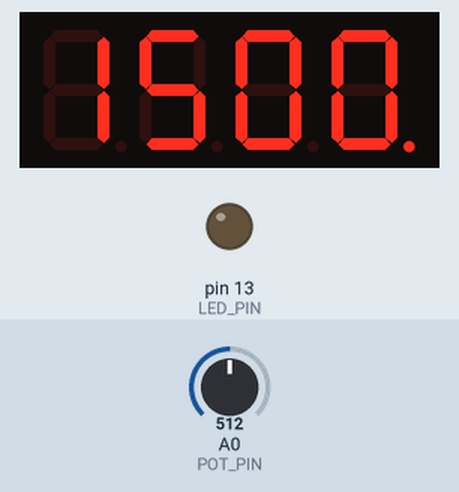
Recording of a sketch running on a simulated Arduino Uno, built with avr-gcc and run on an emulated ATmega328P. Parts: 4-digit seven-segment display, output pins drawn as LEDs (lit = HIGH). Dashed ring = blinking. The inputs (shaded band) are chosen by the test bench; at power-on: A0 (POT_PIN) = 512.

Above: at 1.2 s.
1.3 s: A0 (POT_PIN) set to 101
At 4.23 s:
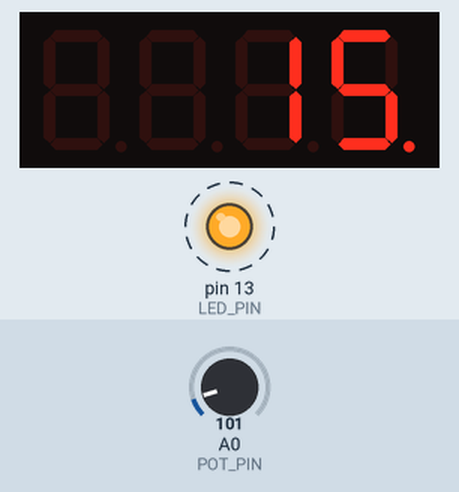
4.3 s: A0 (POT_PIN) set to 85
At 4.55 s:
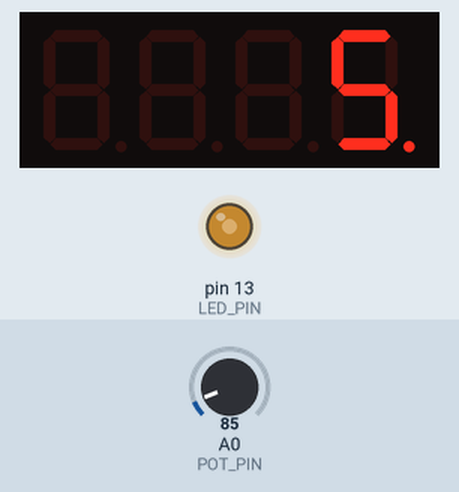
6.1 s: A0 (POT_PIN) set to 306
At 6.69 s:
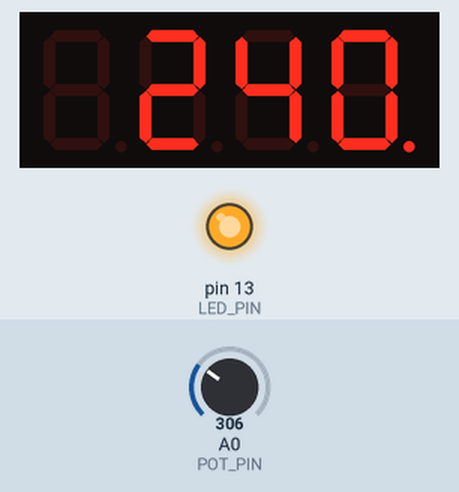
Timing chart, 0 to 15.0 s (numbered marks = the images above; inputs shaded):
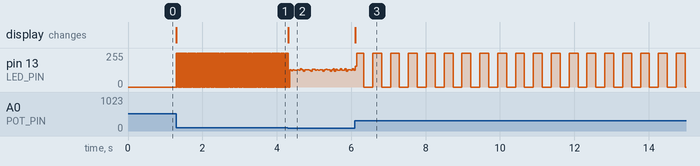

The sketch:

led_delay.ino
```cpp
#include <stdlib.h>
#include <SevSeg.h>

#define min(a, b) ((a) < (b) ? (a) : (b))
#define max(a, b) ((a) > (b) ? (a) : (b))

SevSeg sevseg;

int LED_PIN = 13;
int POT_PIN = 0;
int MIN_DELAY = 1;
int MAX_DELAY = 5000;
int ONE_SECOND = 1000;

int delayMillis = 1;
int lastInput = -100;
int currentDelay = 0;

unsigned long lastChange = 0;
unsigned long lastRead = -100000;

byte ledStatus = LOW;

void setup() {
  pinMode(LED_PIN, OUTPUT);

  byte numDigits = 4;
  byte digitPins[] = {2, 3, 4, 5};
  byte segmentPins[] = {6, 7, 8, 9, 10, 11, 12};

  bool resistorsOnSegments = false;
  bool updateWithDelaysIn = false;
  bool leadingZeros = false;
  bool disableDecPoint = true;
  byte hardwareConfig = COMMON_CATHODE;
  sevseg.begin(hardwareConfig, numDigits, digitPins, segmentPins, resistorsOnSegments, updateWithDelaysIn, leadingZeros, disableDecPoint);
  sevseg.setBrightness(90);

  Serial.begin(115200);
}

int readDelayMillis() {
  int input = analogRead(POT_PIN);
  if (millis() - lastRead < ONE_SECOND && abs(input - lastInput) < 5) {
    return delayMillis;
  }

  lastRead = millis();
  lastInput = input;

  switch (input) {
    case 0 ... 40: return MIN_DELAY;
    case 50 ... 90: return 5;
    case 100 ... 140: return 15;
    case 150 ... 190: return 30;
    case 200 ... 240: return 60;
    case 250 ... 290: return 120;
    case 300 ... 340: return 240;
    case 350 ... 390: return 480;
    case 400 ... 440: return 720;
    case 450 ... 490: return 960;
    case 500 ... 540: return 1500;
    case 550 ... 640: return 2000;
    case 650 ... 740: return 2500;
    case 750 ... 840: return 3000;
    case 850 ... 940: return 3500;
    case 950 ... 1500: return MAX_DELAY;
    default: return delayMillis;
  }
}

void loop() {
  delayMillis = readDelayMillis();
  sevseg.setNumber(delayMillis, 0);
  sevseg.refreshDisplay();

  digitalWrite(LED_PIN, ledStatus);

  long currentDelay = millis() - lastChange;
  if (currentDelay >= delayMillis) {
    ledStatus = ledStatus == LOW ? HIGH : LOW;
    lastChange = millis();
  }
}
```

Measured:
- the behaviour switches between 91 and 90 on A0 (POT_PIN) (found by bisection; images 1 and 2)
- after the input at 1.3 s, the display: changes at once (image 1)
- after the input at 4.3 s, the display: changes at once (image 2)
- after the input at 6.1 s, the display: changes at once (image 3)
- by itself, pin 13 (LED_PIN): moves between 0/255 and 255/255, repeating every 0.48 s
